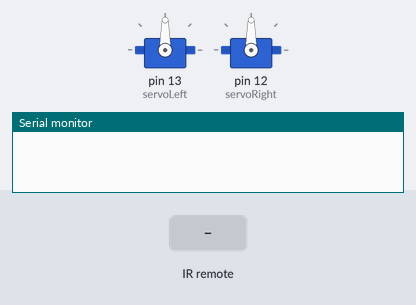
A sketch run on a simulated Arduino Uno, built with avr-gcc and run on an emulated ATmega328P. Shown: 2 × servo, the last lines printed to the serial monitor. Inputs (shaded band) come from the test bench.

Above: at 1.2 s.
1.3 s: infrared code 0xFD807F received
At 2.2 s:
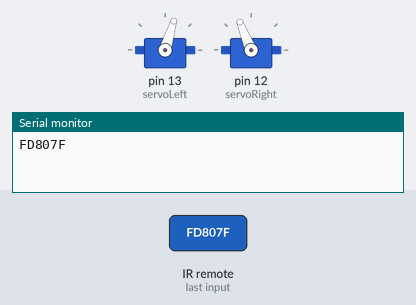
2.8 s: infrared code 0xFD20DF received
At 3.4 s:
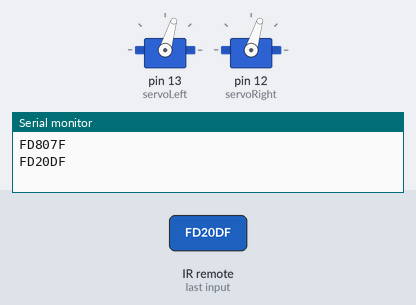
4.3 s: infrared code 0xFD906F received
At 5.5 s:
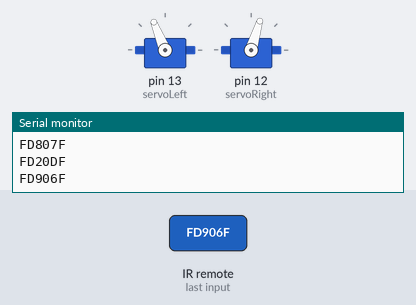
5.8 s: infrared code 0xFD609F received
At 6.8 s:
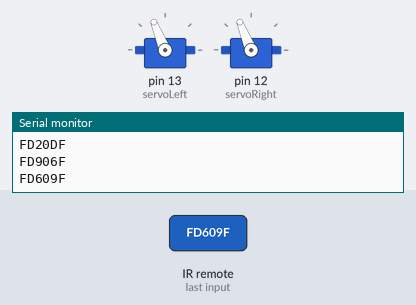
Timing chart, 0 to 8.3 s (numbered marks = the images above; inputs shaded):
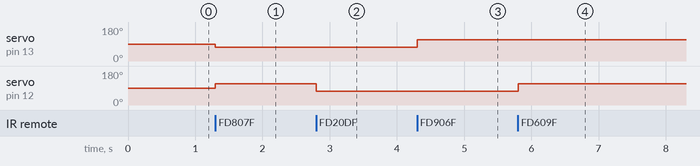

The sketch:

IRremote.ino
```cpp
/*
 *Group 6 Monday 12
 *
 * IR remote control
 * Use remote to control the robot with specific
 * signal
 *
 * The robot will receives signal when remote button
 * pressed, it will then execute the function accroding
 * to the signal that user sent.
 *
 * The circuit:
 *  Inpute: IR receiver
 *  Outpute: N/A
 * Functions:
 *    void forward():
 *        move the robot forward
 *    void backward():
 *        move the robot backward
 *     void left():
 *        turn the robot left
 *     void right():
 *        turn the robot right
 *     void pause():
 *        pause the robot
 *
 * Version V1.0;
 * Date 2 OCT 2018
 * Author Group 6
 */
#include<IRremote.h>
#include<Servo.h>

Servo servoLeft;
Servo servoRight;

const int RECV_PIN = 6  ;
IRrecv irrecv(RECV_PIN);
decode_results results;

void setup() {
  // put your setup code here, to run once:
  Serial.begin(9600);
  irrecv.enableIRIn();
  servoLeft.attach(13);  // Attach left signal to pin 13
  servoRight.attach(12); // Attach right signal to pin 12
}

void loop() {
  //test if receive decoding data and save it to variable results
if (irrecv.decode(&results)) {
// print data received in a hexadecimal
Serial.println(results.value, HEX);
irrecv.resume(); //wait for the next signal
}

//check which signal has received, and
//execute the command accordingly
 switch(results.value){
    case 0xFD807F: backward(); break;
    case 0xFD906F: forward() ;  break;
    case 0xFD609F: right() ; break;
    case 0xFD20DF: left() ; break;
    case 0xFDA05F: pause(); break;
 }
}

//1700 means counterclockwise
//1300 means clockwise
//1500 means the middle
//but since our servos are not
//centred properly, we have
//1485 for left, and 1505 for right
//to stop

//move forward;
void forward(){
   servoLeft.writeMicroseconds(1700);
   servoRight.writeMicroseconds(1300);
}

//move backward;
void backward(){
   servoLeft.writeMicroseconds(1300);
   servoRight.writeMicroseconds(1700);
}

//turn left
void left(){
   servoLeft.writeMicroseconds(1300);
   servoRight.writeMicroseconds(1300);
}

//turn right
void right(){
    servoLeft.writeMicroseconds(1700);
   servoRight.writeMicroseconds(1700);
}

//pause robot
void pause(){
    servoLeft.writeMicroseconds(1485);
   servoRight.writeMicroseconds(1505);
}
```

Measured:
- after the input at 1.3 s, servo on pin 13 (servoLeft): 90° → 73° at once; servo on pin 12 (servoRight): 90° → 112° at once
- after the input at 2.8 s, servo on pin 12 (servoRight): 112° → 73° at once
- after the input at 4.3 s, servo on pin 13 (servoLeft): 73° → 112° at once
- after the input at 5.8 s, servo on pin 12 (servoRight): 73° → 112° at once
